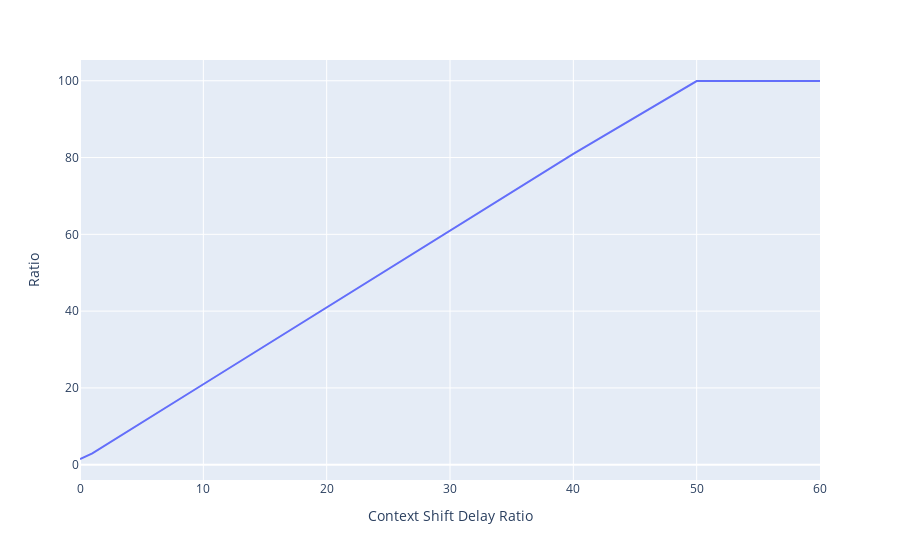

The code cell stored with this chart in its notebook:
### Code cell
import plotly.express as px
import pandas as pd

df = pd.DataFrame(dict(
    x = cs_ranges,
    y = ratios
))

fig = px.line(df, x="x", y="y",
        labels={
                "x": 'Context Shift Delay Ratio',
                "y": "Ratio",
                })
fig.update_layout(autosize=False)
fig.write_html("plot2.html")
fig

### Figure 1 — Plotly figure (JSON) as saved in the notebook; plotly's stock layout.template omitted (floating-point values rounded to 4 significant figures)
{"data": [{"hovertemplate": "Context Shift Delay Ratio=%{x}<br>Ratio=%{y}<extra></extra>", "legendgroup": "", "line": {"color": "#636efa", "dash": "solid"}, "marker": {"symbol": "circle"}, "mode": "lines", "name": "", "orientation": "v", "showlegend": false, "type": "scatter", "x": [0, 1, 10, 20, 30, 40, 50, 60], "xaxis": "x", "y": [1.483, 2.934, 20.95, 40.94, 60.98, 80.94, 99.92, 99.94], "yaxis": "y"}], "layout": {"autosize": false, "legend": {"tracegroupgap": 0}, "margin": {"t": 60}, "xaxis": {"anchor": "y", "domain": [0, 1], "title": {"text": "Context Shift Delay Ratio"}}, "yaxis": {"anchor": "x", "domain": [0, 1], "title": {"text": "Ratio"}}}}
